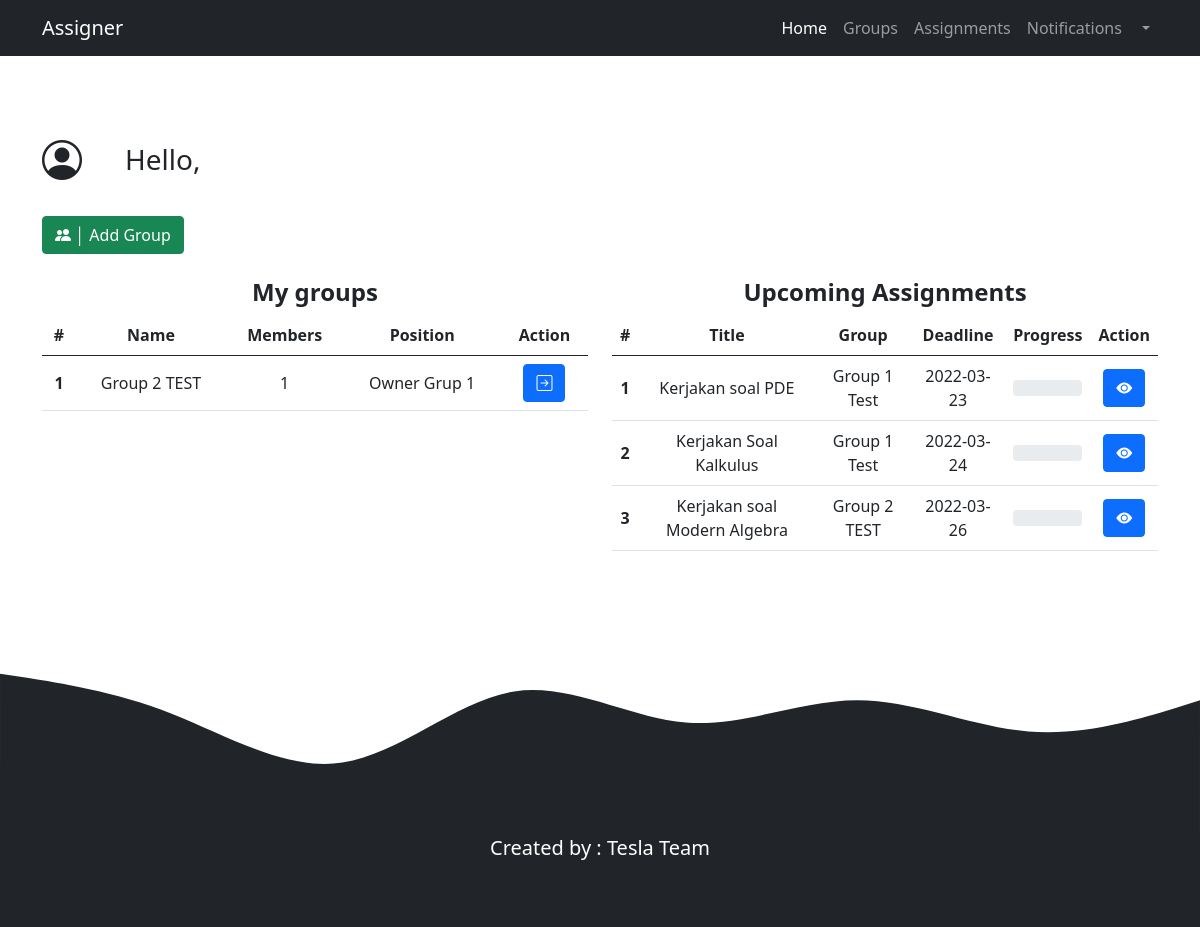
/index.php (signed in), run on the app's committed database.
### tables this page shows
CREATE TABLE `accounts_groups` (
  `accountID` int(12) NOT NULL,
  `groupID` int(12) NOT NULL,
  `positionID` int(12) DEFAULT 0
);

CREATE TABLE `groups` (
  `groupID` int(12) NOT NULL,
  `groupOwner` int(12) NOT NULL,
  `groupName` varchar(255) NOT NULL,
  `groupDetail` varchar(255) NOT NULL
);

CREATE TABLE `positions` (
  `positionID` int(12) NOT NULL,
  `groupID` int(12) NOT NULL,
  `positionName` varchar(255) NOT NULL,
  `positionValue` int(12) NOT NULL
);

CREATE TABLE `assignments` (
  `assignmentID` int(12) NOT NULL,
  `groupID` int(11) NOT NULL,
  `assignmentTitle` varchar(255) NOT NULL,
  `assignmentDescription` varchar(255) NOT NULL,
  `assignmentCreated` date NOT NULL,
  `assignmentDeadline` date NOT NULL,
  `assignedTo` int(12) DEFAULT 0,
  `assignmentStatus` int(12) DEFAULT 0
);

### functions.php (called while the page is built, shortened)
<?php
$connectionID = mysqli_connect("localhost","root","","seproject");
function Query($query){
    global $connectionID;
    $result = mysqli_query($connectionID, $query);
    $rows = [];
    while($row = mysqli_fetch_assoc($result)){
        $rows[] = $row;
    }
    return $rows;
}
function GetUserData($username){
    global $connectionID;
    $result = mysqli_query($connectionID, "SELECT * FROM accounts WHERE username = '$username'");
    $userdata = mysqli_fetch_assoc($result);
    return $userdata;
}
function GetUserFullName($userid) {
    global $connectionID;
    $result = mysqli_query($connectionID, "SELECT * FROM accounts WHERE accountID = $userid");
    $row = mysqli_fetch_assoc($result);
    return (mysqli_num_rows($result) > 0) ? $row["firstname"] . " " . $row["lastname"] : NULL;
}
function GetGroupDataByUID($uid){
    $groups = Query("
    SELECT
    *
    FROM groups g
    JOIN accounts_groups ag
    ON g.groupID = ag.groupID
    WHERE ag.accountID = $uid
    ");
    return $groups;
}
function GetGroupNameByID($gid) {
    global $connectionID;
    $result = mysqli_query($connectionID, "SELECT * FROM groups WHERE groupID = $gid");
    $row = mysqli_fetch_assoc($result);
    return (mysqli_num_rows($result) > 0) ? $row["groupName"] : NULL;
}

### index.php (the view, shortened to what this page needs)
<?php
    require_once "functions.php";
    $username = $_SESSION["username"];
    $userdata = GetUserData($username);
    $accountID = $userdata["accountID"];
    $groups = GetGroupDataByUID($accountID);
    $groupIterator = 0;
    $assignments = Query(
    "SELECT *
    FROM assignments
    WHERE assignedTo = $accountID
    ORDER BY assignmentDeadline
    ");
    $asgIterator = 0;
?>
<!doctype html>
<html lang="en">
<head>
    <link href="https://cdn.jsdelivr.net/npm/bootstrap@5.0.2/dist/css/bootstrap.min.css" rel="stylesheet"
>
    <link rel="stylesheet" href="https://cdn.jsdelivr.net/npm/bootstrap-icons@1.8.1/font/bootstrap-icons.css">
</head>
<body>
    <nav class="navbar sticky-top navbar-expand-lg navbar-dark bg-dark">
        <div class="container">
            <span class="navbar-brand mb-0 h1">Assigner</span>
            <div class="collapse navbar-collapse" id="navbarNav">
                <ul class="navbar-nav ms-auto">
                    <li class="nav-item">
                        <a class="nav-link active" aria-current="page" href="index.php">Home</a>
                    </li>
                    <li class="nav-item">
                        <a class="nav-link" href="group/mygroup.php">Groups</a>
                    </li>
                    <li class="nav-item">
                        <a class="nav-link" href="#"> Assignments</a>
                    </li>
                    <li class="nav-item">
                        <a class="nav-link" href="#">Notifications</a>
                    </li>
                    <li class="nav-item dropdown">
                        <a class="nav-link dropdown-toggle" href="#" id="navbarDarkDropdownMenuLink" role="button"
                            data-bs-toggle="dropdown" aria-expanded="false">
                        </a>
                    </li>
                </ul>
            </div>
        </div>
    </nav>
    <div class="content">
        <div class="container">
            <div class="row mb-4">
                <div class="col-sm-1">
                    <h1 class="fs-1"><i class="bi bi-person-circle"></i></h1>
                </div>
                <div class="col d-flex align-items-center ps-0">
                    <h3 class="fs-3">Hello, <?= GetUserFullName($accountID) ?> </h3>
                </div>
            </div>
            <div class="row mb-4">
                <div class="col">
                    <a href="group/addgroup.php" class="btn btn-success"><i class="bi bi-people-fill"></i>
                        │ Add Group
                    </a>
                </div>
            </div>
            <div class="row text-center">
                <div class="col">
                    <h4 class="fw-bolder">My groups</h4>
                    <table class="table table-hover align-middle">
                        <thead>
                            <tr>
                                <th scope="col">#</th>
                                <th scope="col">Name</th>
                                <th scope="col">Members</th>
                                <th scope="col">Position</th>
                                <th scope="col">Action</th>
                            </tr>
                        </thead>
                        <tbody>
                            <?php foreach($groups as $groupData) :?>
                            <?php
                                $groupIterator++;
                                $myQuery = "
                                SELECT
                                    COUNT(*) as `members`
                                FROM accounts_groups
                                WHERE groupID =" . $groupData["groupID"];
                                $tmpQuery = Query($myQuery);
                                $groupMembers = $tmpQuery[0]["members"];
                                $myQuery = "
                                SELECT * from accounts_groups ag
                                JOIN positions p
                                ON p.positionID = ag.positionID
                                WHERE ag.groupID = " . $groupData["groupID"] . " AND ag.accountID = ". $userdata["accountID"];
                                $positions = Query($myQuery);
                            ?>
                            <tr>
                                <?php $groupid = $groupData["groupID"]; ?>
                                <th scope="row"><?= $groupIterator ?></th>
                                <td scope="row"><?= $groupData["groupName"]; ?></td>
                                <td scope="row"><?= $groupMembers?></td>
                                <td scope="row"><?= $positions[0]["positionName"] ?></td>
                                <td scope="row">
                                    <a href='group/group.php?groupid=<?= $groupid?>'>
                                        <button type="submit" class="btn btn-primary" value><i
                                                class="bi bi-arrow-right-square"></i>
                                        </button>
                                    </a>
                                </td>
                            </tr>
                            <?php endforeach; ?>
                        </tbody>
                    </table>
                </div>
                <div class="col">
                    <h4 class="fw-bolder">Upcoming Assignments</h4>
                    <table class="table table-hover align-middle">
                        <thead>
                            <tr>
                                <th scope="col">#</th>
                                <th scope="col">Title</th>
                                <th scope="col">Group</th>
                                <th scope="col">Deadline</th>
                                <th scope="col">Progress</th>
                                <th scope="col">Action</th>
                            </tr>
                        </thead>
                        <tbody>
                            <?php foreach($assignments as $asgData) :?>
                            <?php $asgIterator++;
                            ?>
                            <tr>
                                <?php
                                    $asgRowGroupID = $asgData["groupID"];
                                    $asgRowID = $asgData["assignmentID"];
                                ?>
                                <th><?= $asgIterator ?></th>
                                <td><?= $asgData["assignmentTitle"] ?></td>
                                <td><?= GetGroupNameByID($asgRowGroupID) ?></td>
                                <td><?= $asgData["assignmentDeadline"] ?></td>
                                <td>
                                    <div class="progress">
                                    </div>
                                </td>
                                <td>
                                    <a href="assignment/detailassignment.php?asgid=<?=$asgRowID?>">
                                        <button class="btn btn-primary" type="button"><i class="bi bi-eye-fill"></i>
                                        </button>
                                    </a>
                                </td>
                            </tr>
                            <?php endforeach; ?>
                        </tbody>
                    </table>
                </div>
            </div>
        </div>
    </div>
    <footer class="bg-dark text-white  pb-5">
        <p class="font-weight-bold text-center fs-5">Created by : Tesla Team</p>
    </footer>
</body>
</html>

### index.php (style rules this page uses)
.content { margin-top: 10vh; }

### data on the page
accounts_groups: groupID.groupName "Group 2 TEST", groupMembers "1", positionID.positionName "Owner Grup 1"
assignments: assignmentTitle "Kerjakan soal PDE", groupID.groupName "Group 1 Test", assignmentDeadline "2022-03-23"
assignments: assignmentTitle "Kerjakan Soal Kalkulus", groupID.groupName "Group 1 Test", assignmentDeadline "2022-03-24"
assignments: assignmentTitle "Kerjakan soal Modern Algebra", groupID.groupName "Group 2 TEST", assignmentDeadline "2022-03-26"
